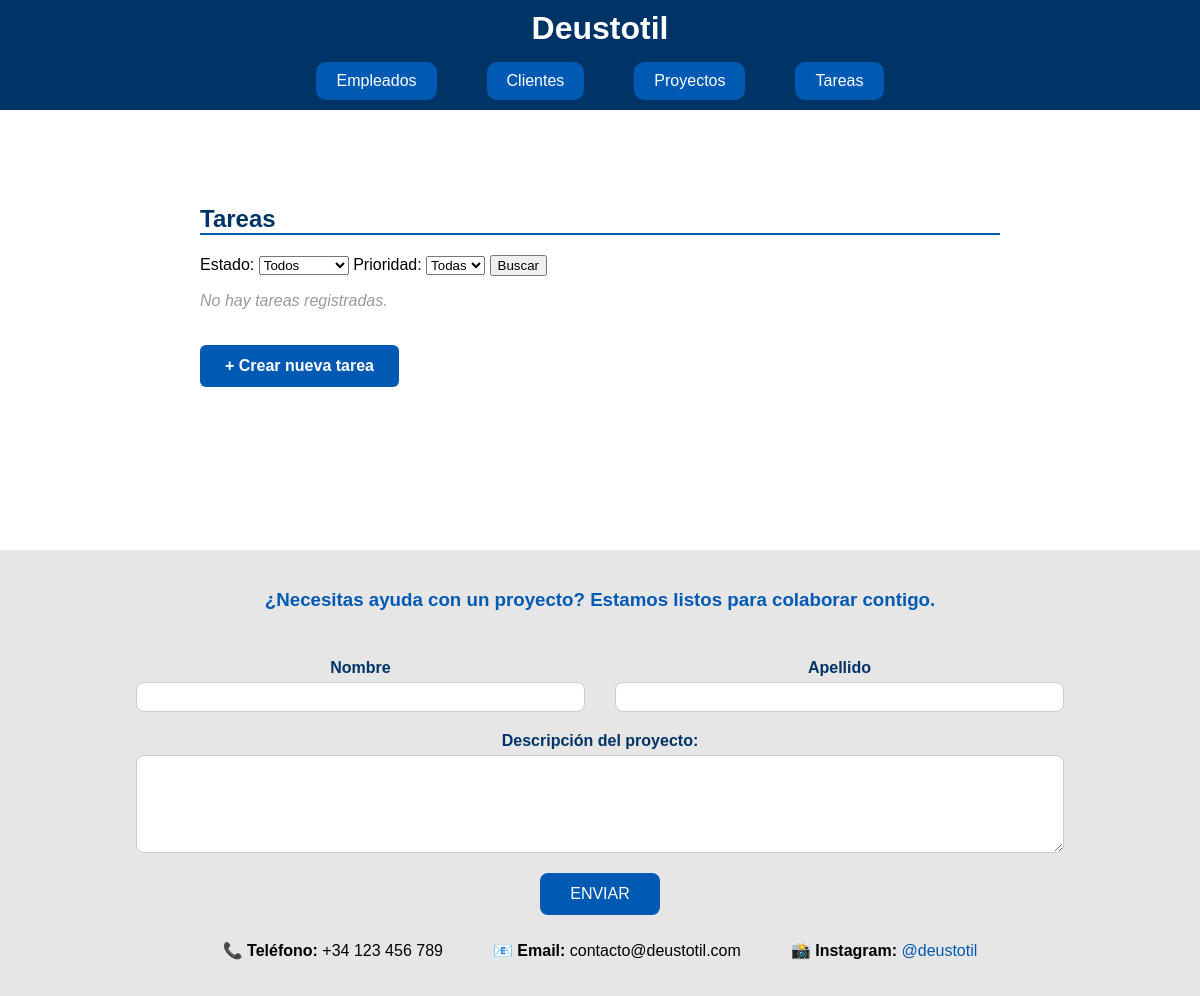
/deustotil/lista_tarea (signed in), run on an earlier commit of the app's database.
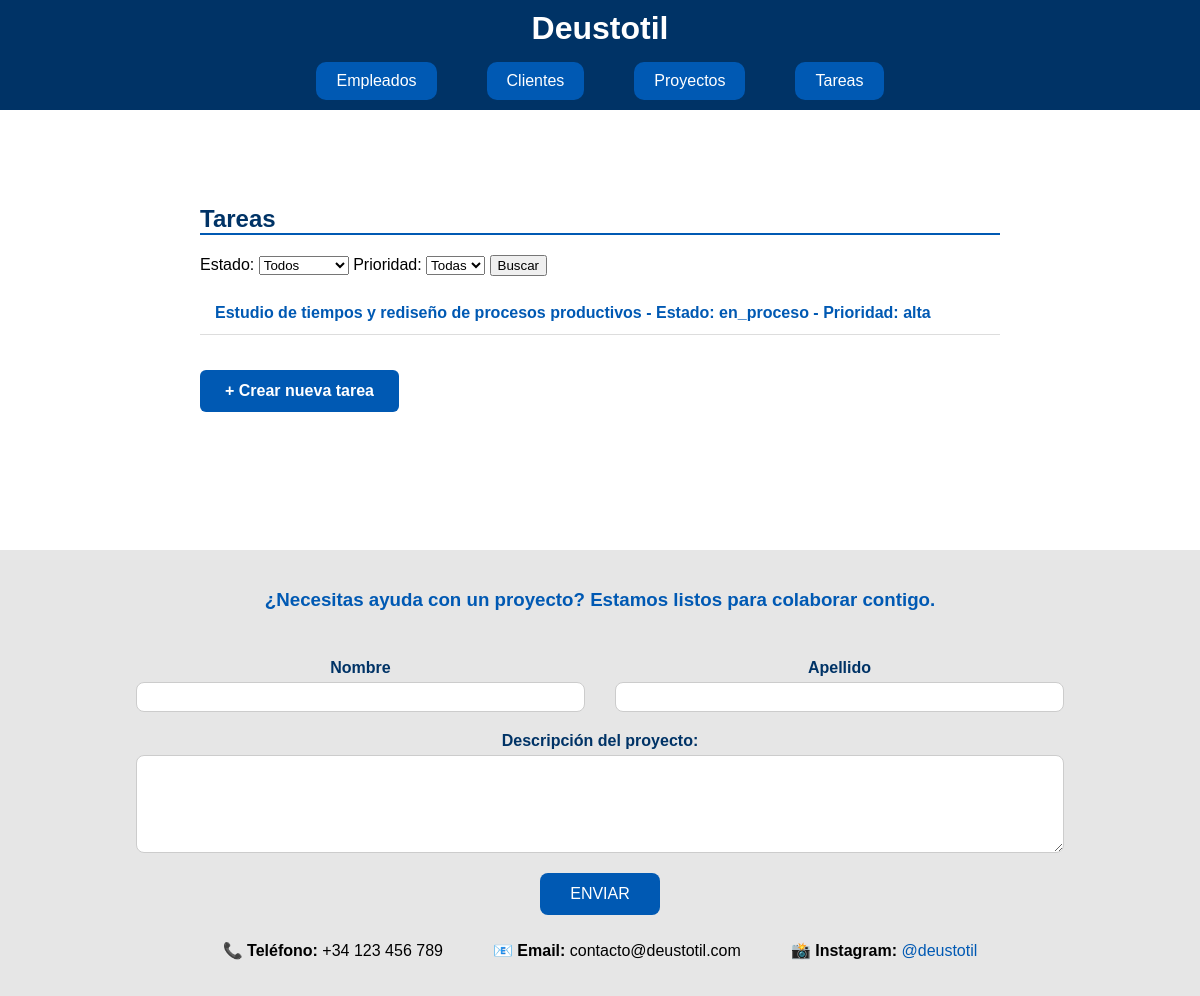
And on a later commit of the database.
### appEmpresaDjango/models.py (models this page shows, shortened)
class Tarea(models.Model):
    PRIORIDAD_CHOICES = [
        ('alta', 'Alta'),
        ('media', 'Media'),
        ('baja', 'Baja'),
    ]
    ESTADO_CHOICES = [
        ('abierta', 'Abierta'),
        ('asignada', 'Asignada'),
        ('en_proceso', 'En proceso'),
        ('finalizada', 'Finalizada'),
    ]
    proyecto = models.ForeignKey(Proyecto, on_delete=models.CASCADE, related_name='tareas')
    nombre = models.CharField(max_length=100)
    descripcion = models.TextField()
    fecha_inicio = models.DateField()
    fecha_fin = models.DateField()
    responsable = models.ForeignKey(Empleado, on_delete=models.SET_NULL, null=True, blank=True)
    prioridad = models.CharField(max_length=10, choices=PRIORIDAD_CHOICES)
    estado = models.CharField(max_length=15, choices=ESTADO_CHOICES)
    notas = models.TextField(blank=True)

### appEmpresaDjango/views.py (the view)
# urls.py: path('lista_tarea', views.ListTareaView.as_view(), name='lista_tarea'),
class ListTareaView(LoginRequiredMixin, ListView):
    model = Tarea
    template_name = 'tarea_list.html'
    login_url = '/login/'
    def get_queryset(self):
        queryset = super().get_queryset()
        estado = self.request.GET.get('estado')
        prioridad = self.request.GET.get('prioridad')
        if estado:
            queryset = queryset.filter(estado=estado)
        if prioridad:
            queryset = queryset.filter(prioridad=prioridad)
        return queryset

### appEmpresaDjango/templates/appEmpresaDjango/tarea_list.html (shortened to what this page needs)
{% extends "base.html" %}
{% block content %}
<section id="contenido" class="seccion-contenido">
    <h2 class="titulo-seccion">Tareas</h2>
    <form method="get" action="{% url 'lista_tarea' %}">
        <label for="estado">Estado:</label>
        <select name="estado" id="estado">
            <option value="">Todos</option>
        </select>
        <label for="prioridad">Prioridad:</label>
        <select name="prioridad" id="prioridad">
            <option value="">Todas</option>
        </select>
        <button type="submit">Buscar</button>
    </form>
    <ul style="list-style: none; padding: 0; margin-bottom: 35px;">
        {% for lista_tarea in object_list %}
        <li class="item-lista">
            <a href="{% url 'detalles_tarea' lista_tarea.id %}" class="link-lista">
                {{ lista_tarea.nombre }} - Estado: {{ lista_tarea.estado }} - Prioridad: {{ lista_tarea.prioridad }}
            </a>
        </li>
        {% empty %}
        <li class="mensaje-vacio">No hay tareas registradas.</li>
        {% endfor %}
    </ul>
    <a href="{% url 'crear_tarea' %}" class="boton-nuevo">
        + Crear nueva tarea
    </a>
</section>
{% endblock %}

### appEmpresaDjango/templates/base.html (shortened to what this page needs)
{% load static %}
<!DOCTYPE html>
<html>
<head>
    <link rel="stylesheet" href="{% static 'css/estilo.css' %}">
</head>
<body style="font-family: Arial, sans-serif; background-color: #f2f2f2; margin: 0; padding: 0;">
    <header class="header">
        <a href="{% url 'index' %}" style="text-decoration: none; color: white;">
            <h1 style="margin: 0; color: white; text-align: center;">Deustotil</h1>
        </a>
        <section style="align-items: center; display: flex; justify-content: center; gap: 50px; margin-top: 15px;">
            <a href="{% url 'lista_empleado' %}" class="botones">Empleados</a>
            <a href="{% url 'lista_cliente' %}" class="botones">Clientes</a>
            <a href="{% url 'lista_proyecto' %}" class="botones">Proyectos</a>
            <a href="{% url 'lista_tarea' %}" class="botones">Tareas</a>
        </section>
    </header>
    <article style="padding: 20px; background-color: white; min-height: 400px;">
        {% block content %} {% endblock %}
    </article>
    <footer
        style="background-color: #e6e6e6; padding: 20px; text-align: center; display: flex; flex-direction: column;">
        <div>
            <h3 style="color: #0059b3;">¿Necesitas ayuda con un proyecto? Estamos listos para colaborar contigo.</h3>
        </div>
        <form method="POST"
            style="display: flex; flex-direction: column; align-items: center; gap: 20px; margin-top: 30px; font-family: Arial, sans-serif;">
            <div style="display: flex; gap: 30px; width: 80%; justify-content: center;">
                <div style="display: flex; flex-direction: column; width: 100%;">
                    <label for="nombre" class="nombre_label">Nombre</label>
                    <input type="text" id="nombre" name="nombre" required class="input-campo">
                </div>
                <div style="display: flex; flex-direction: column; width: 100%;">
                    <label for="apellidos" class="nombre_label">Apellido</label>
                    <input type="text" id="apellidos" name="apellidos" required class="input-campo">
                </div>
            </div>
            <div style="width: 80%; display: flex; flex-direction: column;">
                <label for="descripcion" class="nombre_label">Descripción del proyecto:</label>
                <textarea id="descripcion" name="descripcion" rows="5" required
                    style="padding: 8px; border-radius: 8px; border: 1px solid #ccc; font-size: 14px;"></textarea>
            </div>
            <button type="submit"
                style="background-color: #0059b3; color: white; padding: 12px 30px; font-size: 16px; border: none; border-radius: 8px; cursor: pointer; transition: background-color 0.3s;">
                ENVIAR
            </button>
        </form>
        <div style="display: flex; justify-content: center; gap: 50px; margin-top: 10px;">
            <p class="si">📞 <strong>Teléfono:</strong> +34 123 456 789</p>
            <p>📧 <strong>Email:</strong> contacto@deustotil.com</p>
            <p>📸 <strong>Instagram:</strong> <a href="https://instagram.com/deustotil" target="_blank"
                    style="color: #0059b3; text-decoration: none;">@deustotil</a></p>
        </div>
    </footer>
</body>
</html>

### appEmpresaDjango/static/css/estilo.css (style rules this page uses)
.botones { background-color: #0059b3; color: white; border: none; padding: 10px 20px; border-radius: 10px; font-size: 16px; text-decoration: none; display: inline-block; text-align: center; cursor: pointer; }
.header { background-color: #003366; padding: 10px 20px; color: white; }
.nombre_label { margin-bottom: 5px; color: #003366; font-weight: bold; font-size: 16px; }
.input-campo { padding: 6px; border-radius: 8px; border: 1px solid #ccc; font-size: 14px; }
.seccion-contenido { max-width: 800px; margin: 30px auto; background: #fff; padding: 25px; border-radius: 8px; }
.titulo-seccion { color: #003366; margin-bottom: 20px; border-bottom: 2px solid #0059b3; }
.item-lista { padding: 12px 15px; border-bottom: 1px solid #ddd; }
.link-lista { color: #0059b3; text-decoration: none; font-weight: 600; display: block; }
.boton-nuevo { display: inline-block; background-color: #0059b3; color: white; padding: 12px 25px; border-radius: 6px; text-decoration: none; font-weight: 600; }

What changed in the data, as far as the page shows it:
added Tarea: nombre "Estudio de tiempos y rediseño de procesos productivos", estado "en_proceso", prioridad "alta"
Also different on the page:
text no longer shown: "No hay tareas registradas."
